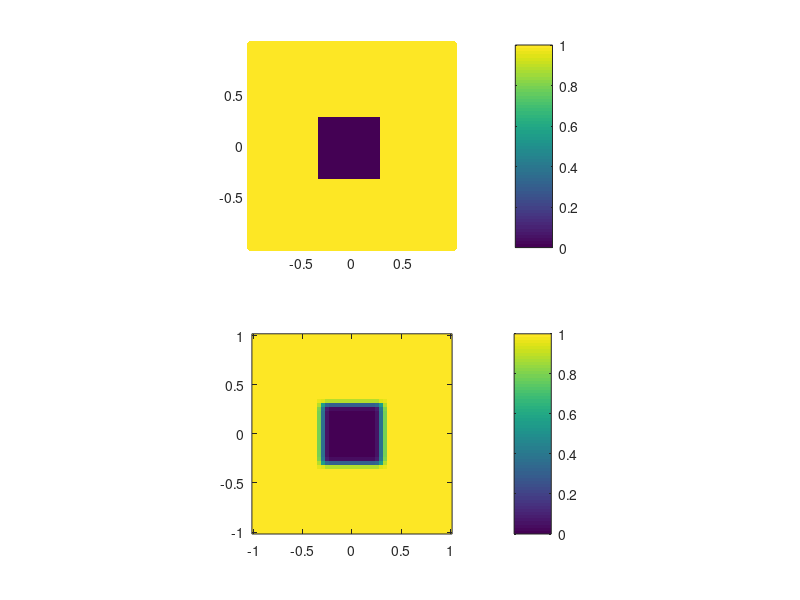

Source code (MATLAB):
function main
clear 
% close all

xmin = -1;
xmax = 1;
ymin = -1;
ymax = 1;
L    = (xmax - xmin);
H    = (ymax - ymin);
Nx   = 52;
Ny   = 52;
dx   =  L / (Nx-1);
dy   =  H / (Ny-1);
xg   = xmin:dx:xmax;
xe   = xmin-dx/2:dx:xmax+dx/2;
yg   = ymin:dy:ymax;
ye   = ymin-dy/2:dy:ymax+dy/2;

Nxm_cell  = 4;
Nym_cell  = 4;
dxm       = dx/Nxm_cell;
xm        = xmin+dxm/2:dxm:xmax-dxm/2;
dym       = dy/Nym_cell;
ym        = ymin+dym/2:dym:ymax-dym/2;
[xm2, ym2]=meshgrid(xm,ym);
xm        = xm2(:);
ym        = ym2(:);
Np        = length(xm);

% sinus pertubartion
n         = 5;
Tm        = sin(-n*2*pi.*(xm+dx/3)/L).*sin(-n*2*pi.*(ym+dy/3)/L);

% square
Tm        = ones(size(xm));    
Tm( xm> -0.3 & xm<0.3 & ym>-0.3 & ym <0.3 ) = 0;

iCm       = zeros(size(Tm));
Tg        = zeros(Nx,Ny);
Wg        = zeros(Nx,Ny);
sig       = sqrt(dx^2+dy^2)*1;
p         = 1;

for k=1:Np
    
    iC = fix((xm(k)-xe(1))/dx)+1; % corresponding cell
    jC = fix((ym(k)-ye(1))/dy)+1; % corresponding cell
    
    iCm(k) = iC;
    
    iW = iC-1;
    iE = iC+1;
    jS = jC-1;
    jN = jC+1;
    
    % SW
    if  iW > 0 && jS > 0
        i = iW; j= jS;
        w = RBF_Weight_2D(xm(k),xg(i),ym(k),yg(j),sig,p);
        Tg(i,j) = Tg(i,j) + w*Tm(k);
        Wg(i,j) = Wg(i,j) + w;
    end
    
    % S
    if  jS > 0
        i = iC; j= jS;
        w = RBF_Weight_2D(xm(k),xg(i),ym(k),yg(j),sig,p);
        Tg(i,j) = Tg(i,j) + w*Tm(k);
        Wg(i,j) = Wg(i,j) + w;
    end
    
    % SE
    if  iE < Nx+1 && jS > 0
        i = iE; j= jS;
        w = RBF_Weight_2D(xm(k),xg(i),ym(k),yg(j),sig,p);
        Tg(i,j) = Tg(i,j) + w*Tm(k);
        Wg(i,j) = Wg(i,j) + w;
    end
    
    i = iC; j= jC;
    w = RBF_Weight_2D(xm(k),xg(i),ym(k),yg(j),sig,p);
    Tg(i,j) = Tg(i,j) + w*Tm(k);
    Wg(i,j) = Wg(i,j) + w;
    
    % NW
    if  iW > 0 && jN < Ny+1
        i = iW; j= jN;
        w = RBF_Weight_2D(xm(k),xg(i),ym(k),yg(j),sig,p);
        Tg(i,j) = Tg(i,j) + w*Tm(k);
        Wg(i,j) = Wg(i,j) + w;
    end
    
    % N
    if  jN < Ny+1
        i = iC; j= jN;
        w = RBF_Weight_2D(xm(k),xg(i),ym(k),yg(j),sig,p);
        Tg(i,j) = Tg(i,j) + w*Tm(k);
        Wg(i,j) = Wg(i,j) + w;
    end
    
    % NE
    if  iE < Nx+1 && jN < Ny+1
        i = iE; j= jN;
        w = RBF_Weight_2D(xm(k),xg(i),ym(k),yg(j),sig,p);
        Tg(i,j) = Tg(i,j) + w*Tm(k);
        Wg(i,j) = Wg(i,j) + w;
    end
    
end

Tg = Tg./Wg;

figure(1), clf 
subplot(211)
scatter(xm, ym, 30, Tm, 'filled'), axis xy image, colorbar
subplot(212)
imagesc(xg, yg, Tg), axis xy image, colorbar


end

function w = RBF_Weight_2D(xm,xg,ym,yg,sig,p)

    d = sqrt((xg-xm)^2 + (yg-ym)^2);
%     w = exp( -d/sig^2);
    w = 1 / d^p;

end
